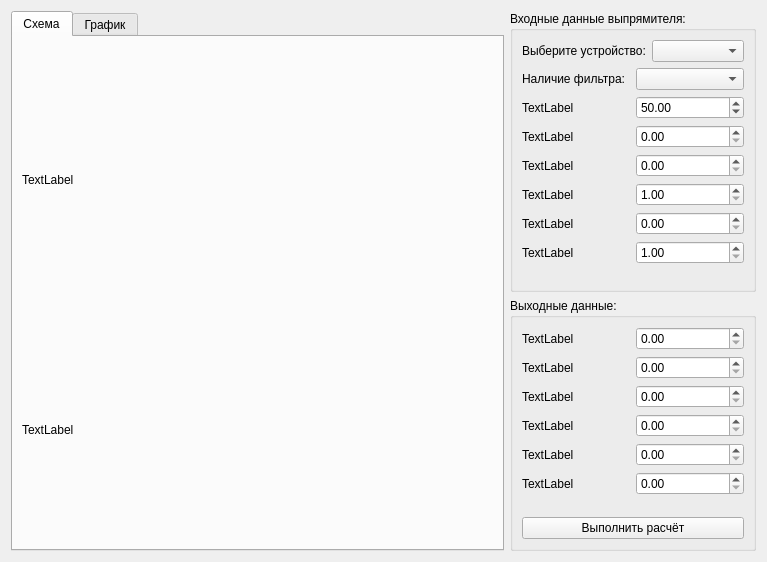
<?xml version="1.0" encoding="UTF-8"?>
<ui version="4.0">
 <class>Rectifiers</class>
 <widget class="QWidget" name="Rectifiers">
  <property name="windowModality">
   <enum>Qt::NonModal</enum>
  </property>
  <property name="geometry">
   <rect>
    <x>0</x>
    <y>0</y>
    <width>767</width>
    <height>562</height>
   </rect>
  </property>
  <property name="sizePolicy">
   <sizepolicy hsizetype="Preferred" vsizetype="Preferred">
    <horstretch>0</horstretch>
    <verstretch>0</verstretch>
   </sizepolicy>
  </property>
  <property name="contextMenuPolicy">
   <enum>Qt::DefaultContextMenu</enum>
  </property>
  <property name="windowTitle">
   <string>Form</string>
  </property>
  <property name="windowOpacity">
   <double>1.000000000000000</double>
  </property>
  <property name="toolTipDuration">
   <number>-1</number>
  </property>
  <property name="layoutDirection">
   <enum>Qt::LeftToRight</enum>
  </property>
  <layout class="QGridLayout" name="gridLayout">
   <item row="0" column="0">
    <layout class="QHBoxLayout" name="horizontalLayout" stretch="2,1">
     <item>
      <widget class="QTabWidget" name="TabWidget">
       <property name="currentIndex">
        <number>0</number>
       </property>
       <widget class="QWidget" name="Tab_PageCircuit">
        <attribute name="title">
         <string>Схема</string>
        </attribute>
        <layout class="QGridLayout" name="gridLayout_6">
         <item row="0" column="0">
          <layout class="QGridLayout" name="gridLayout_5">
           <item row="0" column="0">
            <widget class="QLabel" name="Label_PixMapCircuit">
             <property name="maximumSize">
              <size>
               <width>700</width>
               <height>400</height>
              </size>
             </property>
             <property name="text">
              <string>TextLabel</string>
             </property>
            </widget>
           </item>
           <item row="1" column="0">
            <widget class="QLabel" name="Label_PixMapProperties">
             <property name="maximumSize">
              <size>
               <width>700</width>
               <height>220</height>
              </size>
             </property>
             <property name="text">
              <string>TextLabel</string>
             </property>
            </widget>
           </item>
          </layout>
         </item>
        </layout>
       </widget>
       <widget class="QWidget" name="Tab_PageChart">
        <attribute name="title">
         <string>График</string>
        </attribute>
       </widget>
      </widget>
     </item>
     <item>
      <layout class="QVBoxLayout" name="verticalLayout">
       <item>
        <widget class="QGroupBox" name="GroupBox_InPut">
         <property name="title">
          <string>Входные данные выпрямителя:</string>
         </property>
         <layout class="QGridLayout" name="gridLayout_4">
          <item row="0" column="0">
           <layout class="QGridLayout" name="gridLayout_2">
            <item row="0" column="0">
             <layout class="QHBoxLayout" name="horizontalLayout_4">
              <item>
               <widget class="QLabel" name="label">
                <property name="text">
                 <string>Выберите устройство:</string>
                </property>
               </widget>
              </item>
              <item>
               <widget class="QComboBox" name="ComboBox_DevicesR"/>
              </item>
             </layout>
            </item>
            <item row="1" column="0">
             <layout class="QHBoxLayout" name="horizontalLayout_7">
              <item>
               <widget class="QLabel" name="Label_OutPutF">
                <property name="text">
                 <string>Наличие фильтра:</string>
                </property>
               </widget>
              </item>
              <item>
               <widget class="QComboBox" name="ComboBox_OutPutF"/>
              </item>
             </layout>
            </item>
            <item row="2" column="0">
             <layout class="QHBoxLayout" name="horizontalLayout_3">
              <item>
               <layout class="QVBoxLayout" name="verticalLayout_5">
                <item>
                 <widget class="QLabel" name="Label_InPut1">
                  <property name="text">
                   <string>TextLabel</string>
                  </property>
                 </widget>
                </item>
                <item>
                 <widget class="QLabel" name="Label_InPut2">
                  <property name="text">
                   <string>TextLabel</string>
                  </property>
                 </widget>
                </item>
                <item>
                 <widget class="QLabel" name="Label_InPut3">
                  <property name="text">
                   <string>TextLabel</string>
                  </property>
                 </widget>
                </item>
               </layout>
              </item>
              <item>
               <layout class="QVBoxLayout" name="verticalLayout_4">
                <item>
                 <widget class="QDoubleSpinBox" name="DoubleSpinBoxR_InPut1">
                  <property name="value">
                   <double>50.000000000000000</double>
                  </property>
                 </widget>
                </item>
                <item>
                 <widget class="QDoubleSpinBox" name="DoubleSpinBoxR_InPut2"/>
                </item>
                <item>
                 <widget class="QDoubleSpinBox" name="DoubleSpinBoxR_InPut3"/>
                </item>
               </layout>
              </item>
             </layout>
            </item>
            <item row="3" column="0">
             <layout class="QHBoxLayout" name="horizontalLayout_2">
              <item>
               <layout class="QVBoxLayout" name="verticalLayout_3">
                <item>
                 <widget class="QLabel" name="Label_InPut4">
                  <property name="text">
                   <string>TextLabel</string>
                  </property>
                 </widget>
                </item>
                <item>
                 <widget class="QLabel" name="Label_InPut5">
                  <property name="text">
                   <string>TextLabel</string>
                  </property>
                 </widget>
                </item>
                <item>
                 <widget class="QLabel" name="Label_InPut6">
                  <property name="text">
                   <string>TextLabel</string>
                  </property>
                 </widget>
                </item>
               </layout>
              </item>
              <item>
               <layout class="QVBoxLayout" name="verticalLayout_2">
                <item>
                 <widget class="QDoubleSpinBox" name="DoubleSpinBoxR_InPut4">
                  <property name="minimum">
                   <double>1.000000000000000</double>
                  </property>
                  <property name="maximum">
                   <double>10000.000000000000000</double>
                  </property>
                  <property name="value">
                   <double>1.000000000000000</double>
                  </property>
                 </widget>
                </item>
                <item>
                 <widget class="QDoubleSpinBox" name="DoubleSpinBoxR_InPut5"/>
                </item>
                <item>
                 <widget class="QDoubleSpinBox" name="DoubleSpinBoxR_InPut6">
                  <property name="minimum">
                   <double>1.000000000000000</double>
                  </property>
                 </widget>
                </item>
               </layout>
              </item>
             </layout>
            </item>
           </layout>
          </item>
          <item row="1" column="0">
           <spacer name="verticalSpacer">
            <property name="orientation">
             <enum>Qt::Vertical</enum>
            </property>
            <property name="sizeHint" stdset="0">
             <size>
              <width>20</width>
              <height>40</height>
             </size>
            </property>
           </spacer>
          </item>
         </layout>
        </widget>
       </item>
       <item>
        <widget class="QGroupBox" name="GroupBox_OutPut">
         <property name="title">
          <string>Выходные данные:</string>
         </property>
         <layout class="QGridLayout" name="gridLayout_3">
          <item row="1" column="0">
           <spacer name="verticalSpacer_2">
            <property name="orientation">
             <enum>Qt::Vertical</enum>
            </property>
            <property name="sizeHint" stdset="0">
             <size>
              <width>20</width>
              <height>40</height>
             </size>
            </property>
           </spacer>
          </item>
          <item row="0" column="0">
           <layout class="QVBoxLayout" name="verticalLayout_11">
            <item>
             <layout class="QHBoxLayout" name="horizontalLayout_5" stretch="1,1">
              <item>
               <layout class="QVBoxLayout" name="verticalLayout_8">
                <item>
                 <widget class="QLabel" name="Label_OutPut1">
                  <property name="text">
                   <string>TextLabel</string>
                  </property>
                 </widget>
                </item>
                <item>
                 <widget class="QLabel" name="Label_OutPut2">
                  <property name="text">
                   <string>TextLabel</string>
                  </property>
                 </widget>
                </item>
                <item>
                 <widget class="QLabel" name="Label_OutPut3">
                  <property name="text">
                   <string>TextLabel</string>
                  </property>
                 </widget>
                </item>
               </layout>
              </item>
              <item>
               <layout class="QVBoxLayout" name="verticalLayout_7">
                <item>
                 <widget class="QDoubleSpinBox" name="DoubleSpinBoxR_OutPut1"/>
                </item>
                <item>
                 <widget class="QDoubleSpinBox" name="DoubleSpinBoxR_OutPut2"/>
                </item>
                <item>
                 <widget class="QDoubleSpinBox" name="DoubleSpinBoxR_OutPut3">
                  <property name="maximum">
                   <double>10000000000000.000000000000000</double>
                  </property>
                 </widget>
                </item>
               </layout>
              </item>
             </layout>
            </item>
            <item>
             <layout class="QHBoxLayout" name="horizontalLayout_6">
              <item>
               <layout class="QVBoxLayout" name="verticalLayout_9">
                <item>
                 <widget class="QLabel" name="Label_OutPut4">
                  <property name="text">
                   <string>TextLabel</string>
                  </property>
                 </widget>
                </item>
                <item>
                 <widget class="QLabel" name="Label_OutPut5">
                  <property name="text">
                   <string>TextLabel</string>
                  </property>
                 </widget>
                </item>
                <item>
                 <widget class="QLabel" name="Label_OutPut6">
                  <property name="text">
                   <string>TextLabel</string>
                  </property>
                 </widget>
                </item>
               </layout>
              </item>
              <item>
               <layout class="QVBoxLayout" name="verticalLayout_10">
                <item>
                 <widget class="QDoubleSpinBox" name="DoubleSpinBoxR_OutPut4"/>
                </item>
                <item>
                 <widget class="QDoubleSpinBox" name="DoubleSpinBoxR_OutPut5"/>
                </item>
                <item>
                 <widget class="QDoubleSpinBox" name="DoubleSpinBoxR_OutPut6"/>
                </item>
               </layout>
              </item>
             </layout>
            </item>
           </layout>
          </item>
          <item row="2" column="0">
           <widget class="QPushButton" name="PushButton_Calculate">
            <property name="text">
             <string>Выполнить расчёт</string>
            </property>
           </widget>
          </item>
         </layout>
        </widget>
       </item>
      </layout>
     </item>
    </layout>
   </item>
  </layout>
 </widget>
 <resources/>
 <connections/>
</ui>
